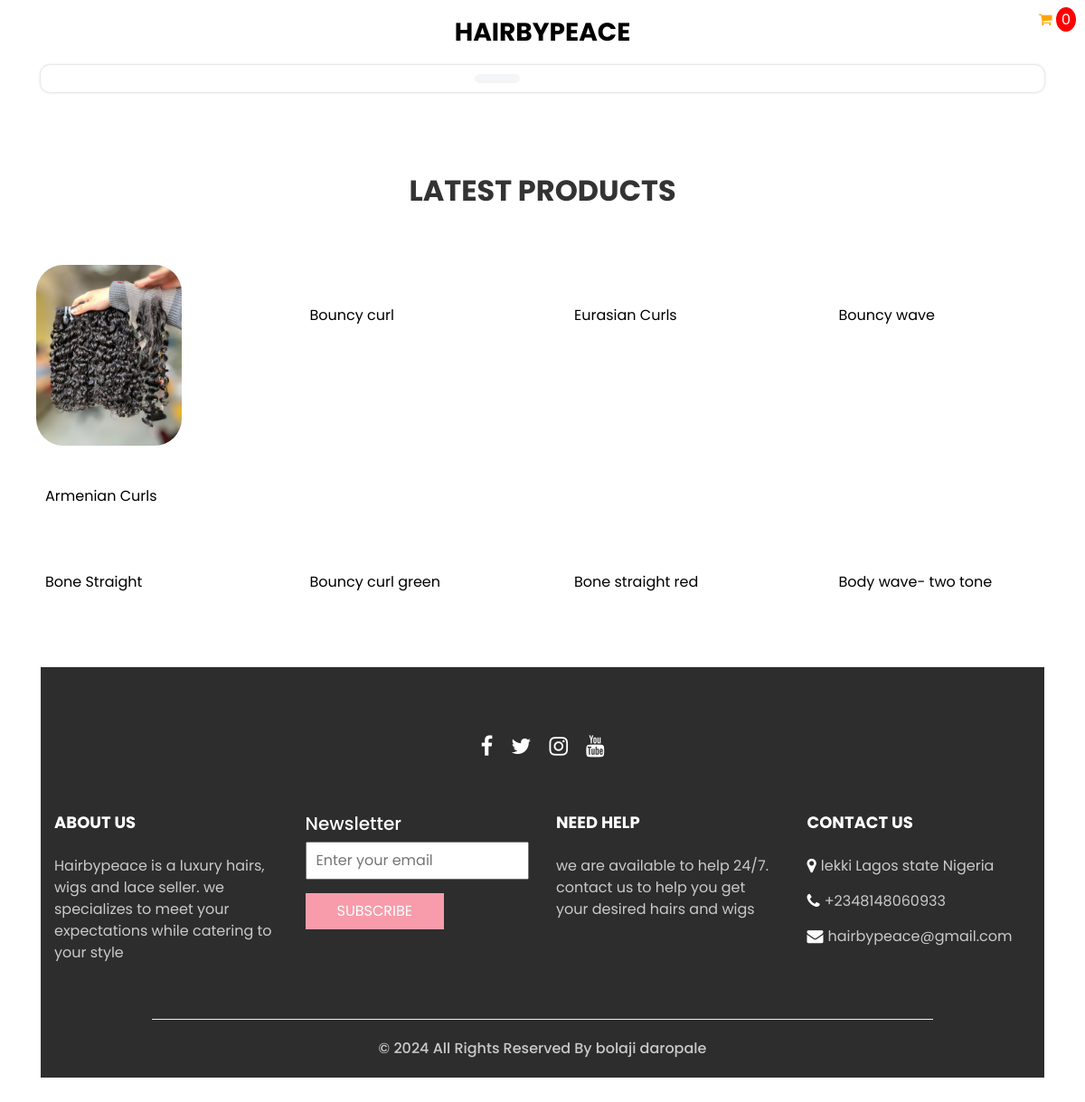
Screenshot of /bundle/ with the database file from the repository.
### members/models.py (models this page shows)
class bundle(models.Model):
    item_name = models.CharField(max_length=500, verbose_name="name of Item", null=True)
    number = models.IntegerField( verbose_name="number of items", default=1)
    item_colour = models.CharField(verbose_name="colour of item", max_length=300, null=True, default="Natural color")
    item_length = models.CharField(max_length=500, verbose_name="Length of item", null=True, default="12-40inches")
    image1 = models.ImageField(upload_to='images/', verbose_name="image of item", null=True)
    image2 = models.ImageField(upload_to='images/', verbose_name="image of item", null=True)
    image3 = models.ImageField(upload_to='images/', verbose_name="image of item", null=True)

### members/views.py (the view)
# urls.py: path('bundle/', views.bundles, name='bundles'),
def bundles(request):
    if 'user_uuid' not in request.session:
       request.session['user_uuid'] = uuid.uuid4().hex
    user_uuid = request.session['user_uuid']
    wig = bundle.objects.all().values()
    names=int(cart_wigs.objects.filter(username=user_uuid).count())
    bund=int(bundlecart.objects.filter(username=user_uuid).count())
    name=names+bund
    return render(request, 'bundleshop.html', {"wigs":wig, "namecount":name})

### templates/bundleshop.html (shortened to what this page needs)
{% load static %}
<!DOCTYPE html>
<html>
<head>
  <link rel="stylesheet" type="text/css" href="https://cdnjs.cloudflare.com/ajax/libs/OwlCarousel2/2.3.4/assets/owl.carousel.min.css" />
  <link rel="stylesheet" type="text/css" href="{% static 'css/bootstrap.css' %}" />
  <link href="{% static 'css/style.css' %}" rel="stylesheet" />
  <link href="{% static 'css/responsive.css' %}" rel="stylesheet" />
</head>
<body style="  color:#333;  ">
  <div class="hero_area">
    <header class="header_section">
      <nav class="navbar navbar-expand-lg custom_nav-container ">
        <a class="navbar-brand" href="{% url 'index' %}">
          <span>
             HairbyPeace
          </span>
        </a>
        <a href="{% url 'checkout' %}">
         <div id="cart">
    <span id="cart-icon"><i class="fa fa-shopping-cart" style="color:orange;" aria-hidden="true"></i></span>
    <span id="cart-count">{{namecount}}</span>
  </div>
  </a>
        <div class="collapse navbar-collapse innerpage_navbar" id="navbarSupportedContent">
          <ul class="navbar-nav  ">
            <li class="nav-item ">
              <a class="nav-link" href="index.html"><span class="sr-only">(current)</span></a>
            </li>
            <li class="nav-item active">
              <a class="nav-link" href="shop.html">
              </a>
            </li>
            <li class="nav-item">
              <a class="nav-link" href="why.html">
              </a>
            </li>
            <li class="nav-item">
              <a class="nav-link" href="testimonial.html">
              </a>
            </li>
            <li class="nav-item">
              <a class="nav-link" href="contact.html"></a>
            </li>
          </ul>
        </div>
      </nav>
    </header>
  </div>
  <section class="shop_section layout_padding">
    <div class="container">
      <div class="heading_container heading_center">
        <h2>
          Latest Products
        </h2>
      </div>
      <div class="row">
        {% for x in wigs %}
        <div class="col-sm-6 col-md-4 col-lg-3" style="margin-bottom:30px;" >
          <div class="box" style="background-color:#fff;">
                 <img src="{% static 'images'|add:x.image1 %}" alt="" style="max-height:200px; width:auto; margin-bottom:50px; border-radius:30px;">
              <a href="{{x.image1|slice:'-24:'}}/{{x.id}}" style="margin-left:-10px;  height:20px; width:70%; ">
              <div ="detail-box"  style="margin-left:10px;  height:0px; width:200px; font-size:16px; margin-top:-30px;">
                <p>
                  {{x.item_name}}
                </p>
                 </a>
               </div>
          </div>
        </div>
        {% endfor %}
  </section>
  <section class="info_section  layout_padding2-top">
    <div class="social_container">
      <div class="social_box">
        <a href="">
          <i class="fa fa-facebook" aria-hidden="true"></i>
        </a>
        <a href="">
          <i class="fa fa-twitter" aria-hidden="true"></i>
        </a>
        <a href="">
          <i class="fa fa-instagram" aria-hidden="true"></i>
        </a>
        <a href="">
          <i class="fa fa-youtube" aria-hidden="true"></i>
        </a>
      </div>
    </div>
    <div class="info_container ">
      <div class="container">
        <div class="row">
          <div class="col-md-6 col-lg-3">
            <h6>
              ABOUT US
            </h6>
            <p>
              Hairbypeace is a luxury hairs, wigs and lace seller. we specializes to meet your expectations while catering to your style
            </p>
          </div>
          <div class="col-md-6 col-lg-3">
            <div class="info_form ">
              <h5>
                Newsletter
              </h5>
              <form action="#">
                <input type="email" placeholder="Enter your email">
                <button>
                  Subscribe
                </button>
              </form>
            </div>
          </div>
          <div class="col-md-6 col-lg-3">
            <h6>
              NEED HELP
            </h6>
            <p>
              we are available to help 24/7. contact us to help you get your desired hairs and wigs
            </p>
          </div>
          <div class="col-md-6 col-lg-3">
            <h6>
              CONTACT US
            </h6>
            <div class="info_link-box">
              <a href="">
                <i class="fa fa-map-marker" aria-hidden="true"></i>
                <span> lekki Lagos state Nigeria  </span>
              </a>
              <a href="">
                <i class="fa fa-phone" aria-hidden="true"></i>
                <span>+2348148060933</span>
              </a>
              <a href="">
                <i class="fa fa-envelope" aria-hidden="true"></i>
                <span> hairbypeace@gmail.com</span>
              </a>
            </div>
          </div>
        </div>
      </div>
    </div>
    <footer class=" footer_section">
      <div class="container">
        <p>
          &copy; <span id="displayYear"></span> All Rights Reserved By
          <a >bolaji daropale</a>
        </p>
      </div>
    </footer>
  </section>
</body>
</html>

### hairbypeace/static/css/style.css (style rules this page uses)
body { font-family: "poppins", sans-serif; color: #101010; background-color: #ffffff; }
.layout_padding { padding-top: 90px; padding-bottom: 90px; }
.layout_padding2-top { padding-top: 45px; }
.heading_container { display: -webkit-box; display: -ms-flexbox; display: flex; -webkit-box-orient: vertical; -webkit-box-direction: normal; -ms-flex-direction: column; flex-direction: column; }
.heading_container h2 { text-transform: uppercase; font-weight: bold; }
.heading_container.heading_center { -webkit-box-align: center; -ms-flex-align: center; align-items: center; text-align: center; }
.hero_area { padding: 0 45px; }
#navbarSupportedContent { width: 100%; background-color: #f9ece6; -webkit-box-pack: center; -ms-flex-pack: center; justify-content: center; padding: 10px 0; border-radius: 15px 15px 0 0; }
#navbarSupportedContent.innerpage_navbar { background-color: white; border-radius: 10px; -webkit-box-shadow: 0 0 3px 0 rgba(0, 0, 0, 0.25); box-shadow: 0 0 3px 0 rgba(0, 0, 0, 0.25); }
#navbarSupportedContent.innerpage_navbar .nav-item.active .nav-link { background-color: #f4f5f6; }
#navbarSupportedContent .navbar-nav .nav-link { padding: 5px 25px; color: #514f4f; text-align: center; text-transform: uppercase; border-radius: 5px; }
#navbarSupportedContent .nav-item.active .nav-link { background-color: #ffffff; }
a, a:hover, a:focus { text-decoration: none; }
.navbar-brand { margin: 15px 0; padding: 0; }
.navbar-brand span { font-size: 28px; font-weight: bold; color: #000000; text-transform: uppercase; margin: 0; padding: 0; }
.custom_nav-container { z-index: 99999; padding: 0; -webkit-box-orient: vertical; -webkit-box-direction: normal; -ms-flex-direction: column; flex-direction: column; -webkit-box-align: center; -ms-flex-align: center; align-items: center; }
.shop_section .heading_container { margin-bottom: 20px; }
.shop_section .box { background-color: #eeeeee; position: relative; padding: 10px; margin-top: 25px; }
.shop_section .box a { color: #000000; }
.info_section { position: relative; background-color: #2d2d2d; color: #ffffff; margin: 0 45px 45px; }
.info_section .social_container { -webkit-box-pack: center; -ms-flex-pack: center; justify-content: center; margin-top: 25px; margin-bottom: 30px; }
.info_section .social_container .social_box { display: -webkit-box; display: -ms-flexbox; display: flex; -webkit-box-align: center; -ms-flex-align: center; align-items: center; -webkit-box-pack: center; -ms-flex-pack: center; justify-content: center; }
.info_section .social_container .social_box a { margin: 0 10px; color: #ffffff; font-size: 24px; }
.info_section .info_form form input { outline: none; width: 100%; padding: 7px 10px; }
.info_section .info_form form button { padding: 8px 35px; outline: none; border: none; color: #ffffff; background: #f89cab; margin-top: 15px; text-transform: uppercase; }
.info_section .row > div { margin-top: 25px; }
.info_section a { text-transform: none; }
.info_section h6 { font-weight: bold; text-transform: uppercase; font-size: 18px; margin-bottom: 25px; }
.info_section p { color: #cbc9c9; }
.info_section .info_link-box a { display: -webkit-box; display: -ms-flexbox; display: flex; -webkit-box-align: center; -ms-flex-align: center; align-items: center; margin: 15px 0; }
.info_section .info_link-box a i { color: #ffffff; margin-right: 5px; font-size: 18px; }
.info_section .info_link-box a span { color: #cbc9c9; }
.footer_section { margin-top: 45px; font-weight: 500; }
.footer_section p { padding: 20px 0; margin: 0 auto; text-align: center; border-top: 1.5px solid #eeeeee; width: 80%; }
.footer_section a { color: #cbc9c9; }

### hairbypeace/static/css/responsive.css (style rules this page uses)
@media (min-width: 1200px) { .container { max-width: 1170px; } }

### templates/bundleshop.html (style rules this page uses)
#cart { position: fixed; top: 10px; right: 10px; cursor: pointer; }
#cart-count { background-color: red; color: white; border-radius: 50%; padding: 2px 6px; }

### rows the page displays
bundle: image1 (picture), item_name "Armenian Curls"
bundle: item_name "Bouncy curl"
bundle: item_name "Eurasian Curls"
bundle: item_name "Bouncy wave"
bundle: item_name "Bone Straight"
bundle: item_name "Bouncy curl green"
bundle: item_name "Bone straight red"
bundle: item_name "Body wave- two tone"

### other values shown
{{ namecount }} "0"
